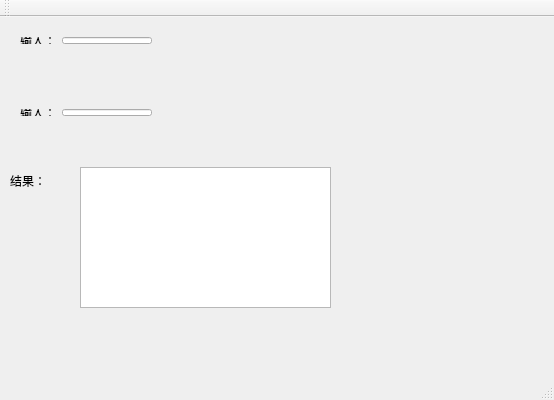
<?xml version="1.0" encoding="UTF-8"?>
<ui version="4.0">
 <class>MainWindow</class>
 <widget class="QMainWindow" name="MainWindow">
  <property name="geometry">
   <rect>
    <x>0</x>
    <y>0</y>
    <width>554</width>
    <height>400</height>
   </rect>
  </property>
  <property name="windowTitle">
   <string>MainWindow</string>
  </property>
  <widget class="QWidget" name="centralWidget">
   <widget class="QWidget" name="layoutWidget">
    <property name="geometry">
     <rect>
      <x>9</x>
      <y>9</y>
      <width>154</width>
      <height>29</height>
     </rect>
    </property>
    <layout class="QHBoxLayout" name="horizontalLayout">
     <item>
      <widget class="QLabel" name="label">
       <property name="text">
        <string>输入：</string>
       </property>
      </widget>
     </item>
     <item>
      <widget class="QLineEdit" name="inputEdit"/>
     </item>
    </layout>
   </widget>
   <widget class="QWidget" name="layoutWidget">
    <property name="geometry">
     <rect>
      <x>9</x>
      <y>81</y>
      <width>154</width>
      <height>29</height>
     </rect>
    </property>
    <layout class="QHBoxLayout" name="horizontalLayout_2">
     <item>
      <widget class="QLabel" name="label_2">
       <property name="text">
        <string>输入：</string>
       </property>
      </widget>
     </item>
     <item>
      <widget class="QLineEdit" name="inputEdit_2"/>
     </item>
    </layout>
   </widget>
   <widget class="QTextEdit" name="ouputEdit">
    <property name="geometry">
     <rect>
      <x>80</x>
      <y>150</y>
      <width>251</width>
      <height>141</height>
     </rect>
    </property>
   </widget>
   <widget class="QLabel" name="label_3">
    <property name="geometry">
     <rect>
      <x>10</x>
      <y>155</y>
      <width>36</width>
      <height>17</height>
     </rect>
    </property>
    <property name="text">
     <string>结果：</string>
    </property>
   </widget>
  </widget>
  <widget class="QMenuBar" name="menuBar">
   <property name="geometry">
    <rect>
     <x>0</x>
     <y>0</y>
     <width>554</width>
     <height>25</height>
    </rect>
   </property>
  </widget>
  <widget class="QToolBar" name="mainToolBar">
   <attribute name="toolBarArea">
    <enum>TopToolBarArea</enum>
   </attribute>
   <attribute name="toolBarBreak">
    <bool>false</bool>
   </attribute>
  </widget>
  <widget class="QStatusBar" name="statusBar"/>
 </widget>
 <layoutdefault spacing="6" margin="11"/>
 <resources/>
 <connections/>
</ui>
